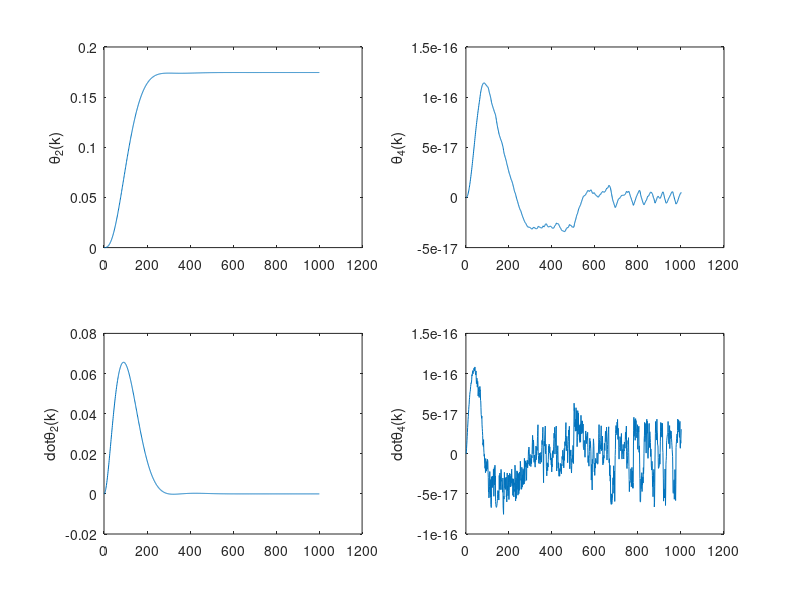
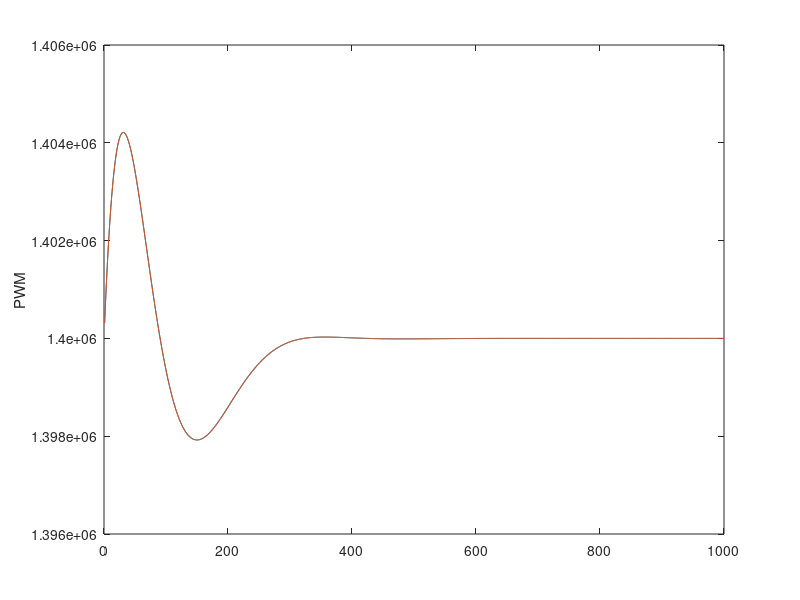

The MATLAB source for these figures, in order:
%%%%%%%%%%%%%%%%  Bench Altitude Control %%%%%%%%%%%%%%%%%%
%%%%%%%%%%%%%%%%% Author: Felipe Machini %%%%%%%%%%%%%%%%%%
%%%%% Bench altitude control using LQR technique %%%%%%%%%%
%%%%%%%%%%%%%%%%%%%%%%%%%%%%%%%%%%%%%%%%%%%%%%%%%%%%%%%%%%%
%%%%%%%%%%%%%%%  attitude error removed  %%%%%%%%%%%%%%%%%%

clear all; close all; clc;

% Test Bench Properties
a = 0.0187;
b = 0.0495;
c = 0.6925;
Iyy2 = 0.289;
m2 = 0.154;
m3 = 0.115;
m4 = 0.600; % bicopter mass
l3 = 0.173;
l2 = 0.605;
L1 = 0.225;
L2 = 0.225;
Bar_mom_inertia = 1/12*((1.47*1.3)*0.85)*1.3^2; %Estimated from material properties
m_counter_weight = 1.7;
l4 = 0.33;
den1 = Iyy2 + 1/4 * l3^2* m2 + l2^2*(m2+m3+m4) + l4^2*m_counter_weight;
% Linear State Space Model
% x = [Theta2 Theta4 Theta2_dot Theta4_dot]
% expanded state vector (including error) z = [(x1ref-x1) (x2ref-x2) x_dot]

A= [0 0 1 0;
    0 0 0 1;
    0 0 0 0;
    0 -c/a 0 -b/a];

b1 = l2/den1;

B= [0 0;
    0 0;
    b1 b1;
    (L1)/(a), -(L2)/(a)];

Cc = [1 0 0 0
      0 1 0 0];
Aa = [zeros(2,2) Cc;
      zeros(4,2) A];

Bb = [zeros(2,2);B];
%  B= [0;
%      (L1+L2)/a]; % considerando apenas uma entrada: forca f aplicada + no motor 1 e - no motor 2
D = 0;
sysC = ss(Aa,Bb,eye(size(Aa)),D);

% Discrete time state space model
T = 0.02;%(s)
sysD = c2d(sysC,T);
A = sysD.A;
B = sysD.B;
C = sysD.C;
D = sysD.D;

% Designing LQR tracking Controler

Qr = diag([1,0.1,1.2, 5,0.1,2]);
Rr = diag([0.7 0.7]) ;

Kc = dlqr(A,B,Qr,Rr);
Kp = Kc(:,1:2);
Kx = Kc(:, 3:end);

% Simulation
Ad = A(3:end,3:end);
Bd = B(3:end,:);
xref = [10*pi/180 0]'; %reference position (rad)
dt = 0.02; %sampling time
numit = 1000;
x = zeros(4,numit);
x(:,1) = [0 0 0 0]*pi/180;
u = zeros(2,numit);
duty = u;
int_e=[0;0];
trimForce = 0.0917*40 - 1.39;
for i = 1:numit
    
    e = xref - Cc*x(:,i);
    int_e = int_e + e*dt;
    u(:,i) = Kp*int_e - Kx*x(:,i);
    
    x(:,i+1) = Ad*x(:,i) + Bd*u(:,i);
    
    
    duty(:,i) = 1000000 + (u(:,i) + 1.39 + trimForce)*10000/0.0917;
end

figure
subplot(2,2,1)
plot(x(1,:))
ylabel('\theta_2(k)');
subplot(2,2,2)
plot(x(2,:))
ylabel('\theta_4(k)');
subplot(2,2,3)
plot(x(3,:))
ylabel('dot{\theta_2(k)}');
subplot(2,2,4)
plot(x(4,:))
ylabel('dot{\theta_4(k)}');
figure;plot(duty(1,:));hold on;plot(duty(2,:))
ylabel('PWM')